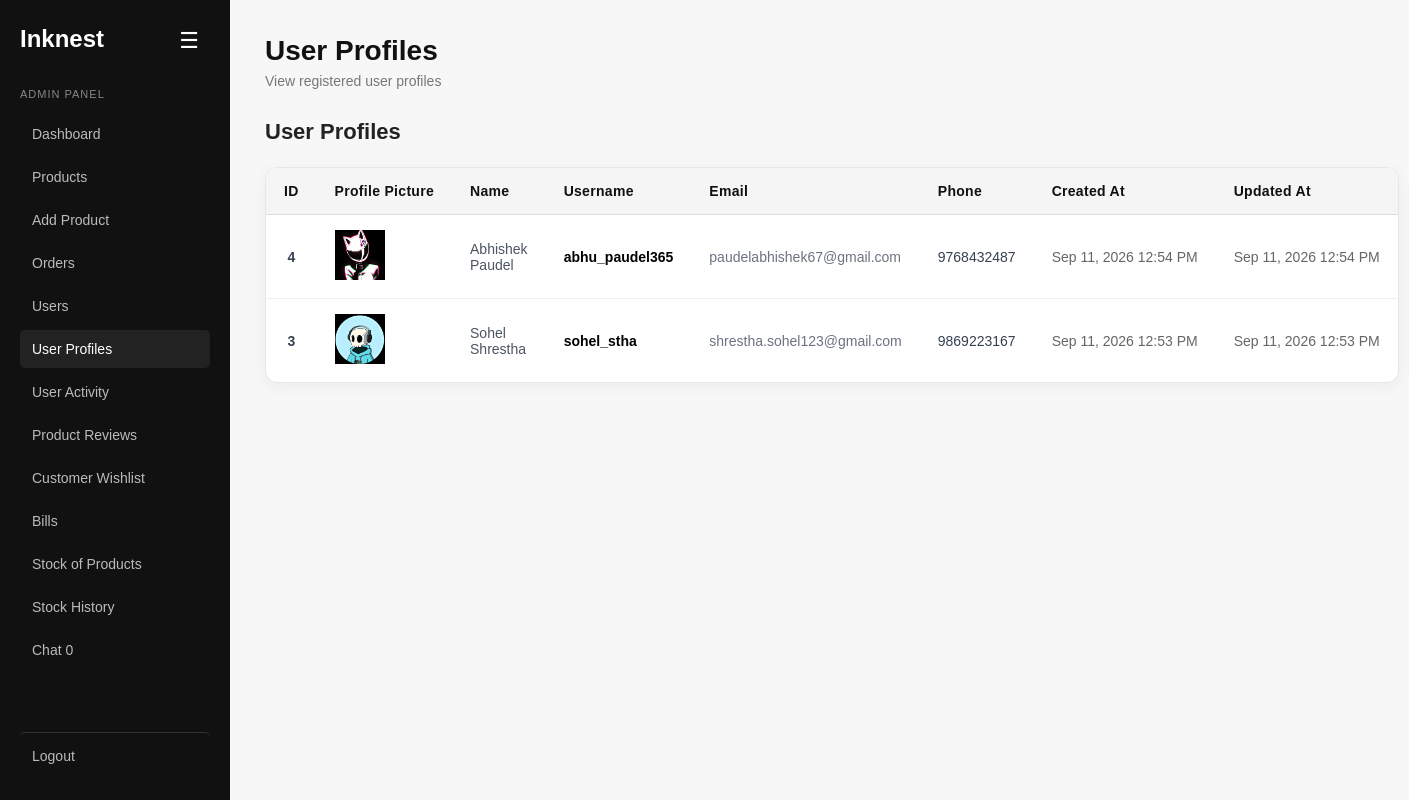
/admin/user_profiles.php (signed in), run on the app's committed database.
### tables this page shows
CREATE TABLE `user_profiles` (
  `id` int(11) NOT NULL,
  `user_id` int(11) NOT NULL,
  `profile_picture` varchar(255) DEFAULT NULL,
  `created_at` timestamp NOT NULL DEFAULT current_timestamp(),
  `updated_at` timestamp NOT NULL DEFAULT current_timestamp() ON UPDATE current_timestamp()
);

CREATE TABLE `users` (
  `id` int(11) NOT NULL,
  `first_name` varchar(200) NOT NULL,
  `last_name` varchar(200) NOT NULL,
  `user_name` varchar(200) NOT NULL,
  `email` varchar(255) NOT NULL,
  `phone_no` varchar(20) NOT NULL,
  `date_of_birth` date DEFAULT NULL,
  `new_password` varchar(255) NOT NULL,
  `confirm_password` varchar(255) NOT NULL,
  `created_at` timestamp NOT NULL DEFAULT current_timestamp()
);

### admin/user_profiles.php (the view, shortened to what this page needs)
<?php
include "../config/database.php";
$profileQuery = mysqli_query(
    $conn,
    "SELECT
        up.id,
        up.user_id,
        up.profile_picture,
        up.created_at,
        up.updated_at,
        u.first_name,
        u.last_name,
        u.user_name,
        u.email,
        u.phone_no
     FROM user_profiles up
     LEFT JOIN users u ON up.user_id = u.id
     ORDER BY up.updated_at DESC"
);
?>
<!DOCTYPE html>
<html lang="en">
<head>
    <link rel="stylesheet" href="../css/admin_dashboard.css?v=<?php echo time(); ?>">
</head>
<body>
<aside class="sidebar" id="sidebar">
    <button type="button" class="sidebar-toggle" id="sidebarToggle">☰</button>
    <h1>Inknest</h1>
    <p class="admin-label">ADMIN PANEL</p>
    <nav>
        <a href="admin_dashboard.php">Dashboard</a>
        <a href="products.php">Products</a>
        <a href="add_product.php">Add Product</a>
        <a href="orders.php">Orders</a>
        <a href="users.php">Users</a>
        <a href="user_profiles.php" class="active">User Profiles</a>
        <a href="user_log.php">User Activity</a>
        <a href="product_reviews.php">Product Reviews</a>
        <a href="admin_wishlist.php">Customer Wishlist</a>
        <a href="bill.php">Bills</a>
        <a href="stock_management.php">Stock of Products</a>
        <a href="stock_history.php">Stock History</a>
        <a href="chat.php">
            Chat
            <span
                id="adminChatBadge"
                class="admin-chat-badge">
                0
            </span>
        </a>
    </nav>
    <div class="sidebar-bottom">
        <a href="admin_logout.php">
            Logout
        </a>
    </div>
</aside>
<main class="main">
    <header class="header">
        <div>
            <h2>User Profiles</h2>
            <p>View registered user profiles</p>
        </div>
    </header>
    <section class="section">
        <h3>User Profiles</h3>
        <?php if ($profileQuery && mysqli_num_rows($profileQuery) > 0): ?>
            <table class="profile-table">
                <thead>
                    <tr>
                        <th>ID</th>
                        <th>Profile Picture</th>
                        <th>Name</th>
                        <th>Username</th>
                        <th>Email</th>
                        <th>Phone</th>
                        <th>Created At</th>
                        <th>Updated At</th>
                    </tr>
                </thead>
                <tbody>
                    <?php while ($profile = mysqli_fetch_assoc($profileQuery)): ?>
                        <tr>
                            <td>
                                <?php
                                echo htmlspecialchars($profile["id"]);
                                ?>
                            </td>
                            <td>
                                <?php if (!empty($profile["profile_picture"])): ?>
                                    <img src="../images/profile/<?php echo htmlspecialchars($profile["profile_picture"]); ?>"
                                        alt="Profile Picture"
                                        width="50"
                                        height="50">
                                <?php else: ?>
                                    No Picture
                                <?php endif; ?>
                            </td>
                            <td>
                                <?php
                                echo htmlspecialchars(
                                    trim(
                                        ($profile["first_name"] ?? "") . " " .
                                        ($profile["last_name"] ?? "")
                                    )
                                );
                                ?>
                            </td>
                            <td>
                                <?php
                                echo htmlspecialchars(
                                    $profile["user_name"] ?? "Unknown User"
                                );
                                ?>
                            </td>
                            <td>
                                <?php
                                echo htmlspecialchars(
                                    $profile["email"] ?? "-"
                                );
                                ?>
                            </td>
                            <td>
                                <?php
                                echo htmlspecialchars(
                                    $profile["phone_no"] ?? "-"
                                );
                                ?>
                            </td>
                            <td>
                                <?php
                                echo date(
                                    "M d, Y h:i A",
                                    strtotime($profile["created_at"])
                                );
                                ?>
                            </td>
                            <td>
                                <?php
                                echo date(
                                    "M d, Y h:i A",
                                    strtotime($profile["updated_at"])
                                );
                                ?>
                            </td>
                        </tr>
                    <?php endwhile; ?>
                </tbody>
            </table>
        <?php else: ?>
            <p>No user profiles found.</p>
        <?php endif; ?>
    </section>
</main>
</body>
</html>

### css/admin_dashboard.css (style rules this page uses)
* { margin: 0; padding: 0; box-sizing: border-box; font-family: Arial, sans-serif; }
body { background: #f7f7f7; color: #111; display: flex; min-height: 100vh; }
.sidebar { width: 230px; background: #111; color: #fff; padding: 25px 20px; position: fixed; top: 0; bottom: 0; left: 0; }
.sidebar h1 { font-size: 24px; margin-bottom: 35px; }
.admin-label { color: #888; font-size: 11px; letter-spacing: 1px; margin-bottom: 15px; }
.sidebar nav { display: flex; flex-direction: column; gap: 5px; }
.sidebar a { color: #bbb; text-decoration: none; padding: 11px 12px; border-radius: 5px; font-size: 14px; }
.sidebar a:hover, .sidebar a.active { background: #222; color: #fff; }
.sidebar-bottom { position: absolute; bottom: 25px; left: 20px; right: 20px; }
.sidebar-bottom a { display: block; border-top: 1px solid #333; padding-top: 15px; }
.main { margin-left: 230px; width: calc(100% - 230px); padding: 35px; }
.header { margin-bottom: 30px; }
.header h2 { font-size: 28px; margin-bottom: 6px; }
.header p { color: #777; font-size: 14px; }
.section h3 { font-size: 18px; margin-bottom: 15px; }
.profile-table { width: 100%; border-collapse: collapse; margin-top: 20px; background: #fff; border: 1px solid #e5e5e5; border-radius: 8px; overflow: hidden; }
.profile-table thead { background: #f5f5f5; }
.profile-table th { padding: 14px 16px; text-align: left; font-size: 14px; font-weight: 600; color: #333; border-bottom: 1px solid #ddd; white-space: nowrap; }
.profile-table td { padding: 14px 16px; text-align: left; font-size: 14px; color: #444; border-bottom: 1px solid #eee; vertical-align: middle; }
.profile-table tbody tr:last-child td { border-bottom: none; }
.profile-table th:first-child, .profile-table td:first-child { width: 60px; }
.profile-table td:nth-child(3) { font-weight: 500; color: #111; }
.profile-table td:nth-child(4) { color: #555; }
.profile-table td:nth-child(5) { color: #555; }
.profile-table td:nth-child(7), .profile-table td:nth-child(8) { white-space: nowrap; color: #666; }
.section { width: 100%; }
.section h3 { margin-bottom: 20px; font-size: 22px; color: #222; }
.section table { width: 100%; border-collapse: separate; border-spacing: 0; background: #ffffff; border: 1px solid #e5e7eb; border-radius: 12px; overflow: hidden; box-shadow: 0 4px 15px rgba(0, 0, 0, 0.05); }
.section table thead { background: #f5f5f5; }
.section table th { padding: 15px 18px; text-align: left; color: #111; font-size: 14px; font-weight: 600; letter-spacing: 0.3px; white-space: nowrap; }
.section table td { padding: 15px 18px; border-bottom: 1px solid #eeeeee; color: #374151; font-size: 14px; vertical-align: middle; }
.section table tbody tr:last-child td { border-bottom: none; }
.section table tbody tr { transition: background-color 0.2s ease; }
.section table th:first-child, .section table td:first-child { width: 70px; text-align: center; font-weight: 600; }
.section table td:nth-child(2) { font-weight: 600; color: #111827; }
.section table td:nth-child(3) { color: #4b5563; }
.section table td:nth-child(4) { font-weight: 600; }
.section table td:nth-child(4) { color: #010101; }
.section table td:nth-child(5) { color: #6b7280; white-space: nowrap; }
.section { margin-bottom: 35px; }
.section h3 { margin-bottom: 22px; }

### admin/user_profiles.php (style rules this page uses)
.sidebar { position: fixed; transition: transform 0.3s ease; overflow: hidden; }
.sidebar-toggle { position: absolute; top: 20px; right: 20px; z-index: 1002; width: 42px; height: 42px; border: none; border-radius: 6px; background: #111; color: #fff; font-size: 22px; cursor: pointer; display: flex; align-items: center; justify-content: center; }
.main { transition: margin-left 0.3s ease; }

### data on the page
user_profiles: id "4", profile_picture (picture), user.last_name "Abhishek Paudel", user.user_name "abhu_paudel365", user.email "paudelabhishek67@gmail.com", user.phone_no "9768432487", created_at "Sep 11, 2026 12:54 PM", updated_at "Sep 11, 2026 12:54 PM"
user_profiles: id "3", profile_picture (picture), user.last_name "Sohel Shrestha", user.user_name "sohel_stha", user.email "shrestha.sohel123@gmail.com", user.phone_no "9869223167", created_at "Sep 11, 2026 12:53 PM", updated_at "Sep 11, 2026 12:53 PM"
